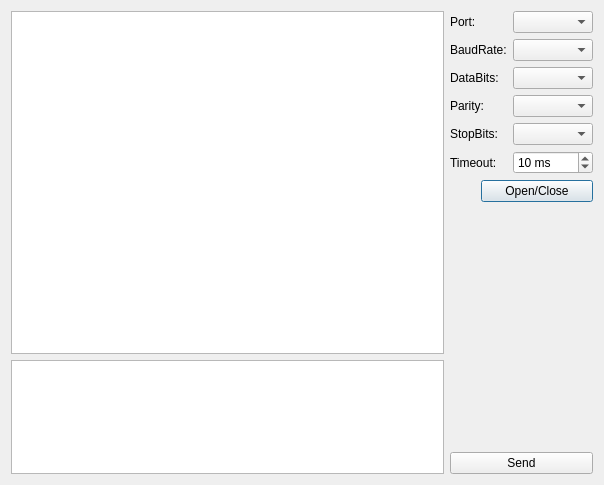
<?xml version="1.0" encoding="UTF-8"?>
<ui version="4.0">
 <class>Dialog</class>
 <widget class="QDialog" name="Dialog">
  <property name="geometry">
   <rect>
    <x>0</x>
    <y>0</y>
    <width>604</width>
    <height>485</height>
   </rect>
  </property>
  <property name="windowTitle">
   <string>Dialog</string>
  </property>
  <layout class="QHBoxLayout" name="horizontalLayout_2">
   <item>
    <layout class="QVBoxLayout" name="verticalLayout" stretch="3,1">
     <item>
      <widget class="QPlainTextEdit" name="recvEdit">
       <property name="maximumBlockCount">
        <number>800</number>
       </property>
      </widget>
     </item>
     <item>
      <widget class="QPlainTextEdit" name="sendEdit"/>
     </item>
    </layout>
   </item>
   <item>
    <layout class="QVBoxLayout" name="verticalLayout_2">
     <item>
      <layout class="QFormLayout" name="formLayout">
       <property name="fieldGrowthPolicy">
        <enum>QFormLayout::AllNonFixedFieldsGrow</enum>
       </property>
       <item row="0" column="0">
        <widget class="QLabel" name="label">
         <property name="text">
          <string>Port:</string>
         </property>
        </widget>
       </item>
       <item row="0" column="1">
        <widget class="QComboBox" name="portBox"/>
       </item>
       <item row="1" column="0">
        <widget class="QLabel" name="label_2">
         <property name="text">
          <string>BaudRate:</string>
         </property>
        </widget>
       </item>
       <item row="1" column="1">
        <widget class="QComboBox" name="baudRateBox"/>
       </item>
       <item row="2" column="0">
        <widget class="QLabel" name="label_3">
         <property name="text">
          <string>DataBits:</string>
         </property>
        </widget>
       </item>
       <item row="2" column="1">
        <widget class="QComboBox" name="dataBitsBox"/>
       </item>
       <item row="3" column="0">
        <widget class="QLabel" name="label_4">
         <property name="text">
          <string>Parity:</string>
         </property>
        </widget>
       </item>
       <item row="3" column="1">
        <widget class="QComboBox" name="parityBox"/>
       </item>
       <item row="4" column="0">
        <widget class="QLabel" name="label_5">
         <property name="text">
          <string>StopBits:</string>
         </property>
        </widget>
       </item>
       <item row="4" column="1">
        <widget class="QComboBox" name="stopBitsBox"/>
       </item>
       <item row="5" column="0">
        <widget class="QLabel" name="label_7">
         <property name="text">
          <string>Timeout:</string>
         </property>
        </widget>
       </item>
       <item row="5" column="1">
        <widget class="QSpinBox" name="timeoutBox">
         <property name="suffix">
          <string> ms</string>
         </property>
         <property name="minimum">
          <number>-1</number>
         </property>
         <property name="maximum">
          <number>10000</number>
         </property>
         <property name="singleStep">
          <number>10</number>
         </property>
         <property name="value">
          <number>10</number>
         </property>
        </widget>
       </item>
      </layout>
     </item>
     <item>
      <layout class="QHBoxLayout" name="horizontalLayout">
       <item>
        <widget class="HLed" name="led" native="true">
         <property name="sizePolicy">
          <sizepolicy hsizetype="Fixed" vsizetype="Fixed">
           <horstretch>0</horstretch>
           <verstretch>0</verstretch>
          </sizepolicy>
         </property>
         <property name="minimumSize">
          <size>
           <width>20</width>
           <height>20</height>
          </size>
         </property>
         <property name="maximumSize">
          <size>
           <width>25</width>
           <height>25</height>
          </size>
         </property>
        </widget>
       </item>
       <item>
        <widget class="QPushButton" name="openCloseButton">
         <property name="text">
          <string>Open/Close</string>
         </property>
        </widget>
       </item>
      </layout>
     </item>
     <item>
      <spacer name="verticalSpacer">
       <property name="orientation">
        <enum>Qt::Vertical</enum>
       </property>
       <property name="sizeHint" stdset="0">
        <size>
         <width>20</width>
         <height>40</height>
        </size>
       </property>
      </spacer>
     </item>
     <item>
      <widget class="QPushButton" name="sendButton">
       <property name="text">
        <string>Send</string>
       </property>
      </widget>
     </item>
    </layout>
   </item>
  </layout>
 </widget>
 <layoutdefault spacing="6" margin="11"/>
 <customwidgets>
  <customwidget>
   <class>HLed</class>
   <extends>QWidget</extends>
   <header>hled.h</header>
   <container>1</container>
  </customwidget>
 </customwidgets>
 <resources/>
 <connections/>
</ui>
